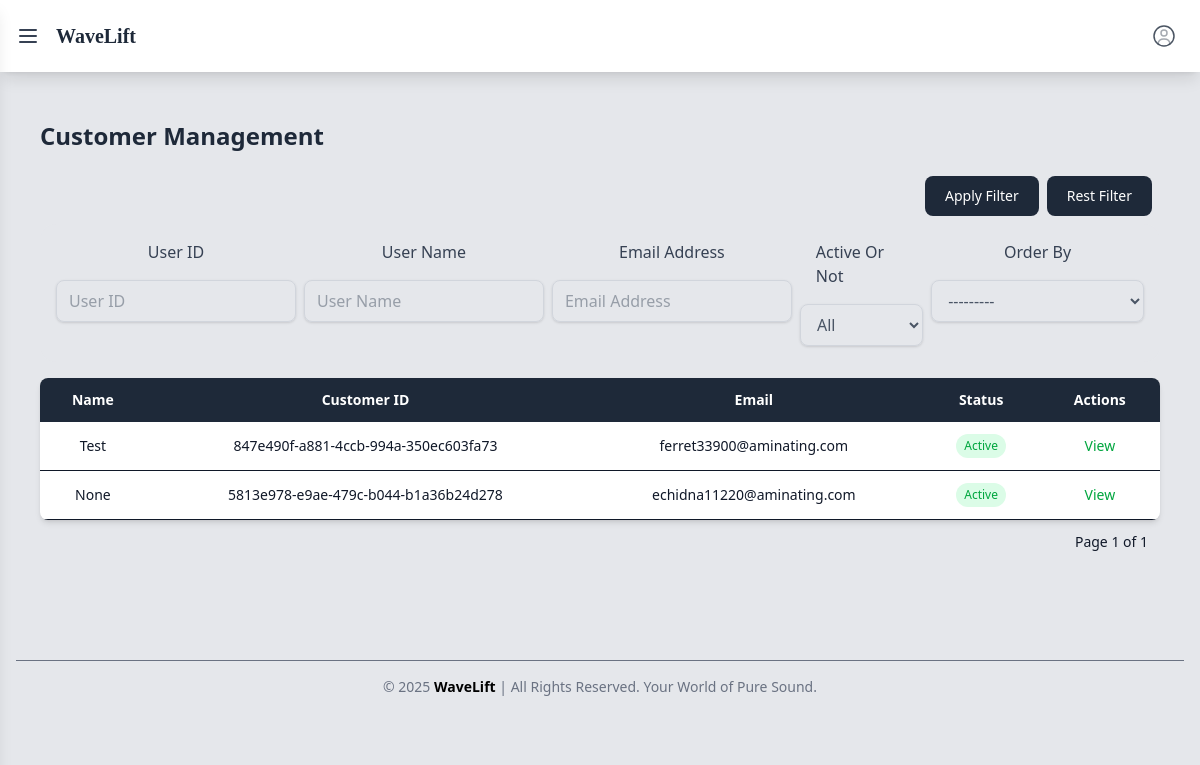
The app's page /dashboard/list/ (signed in), older data.
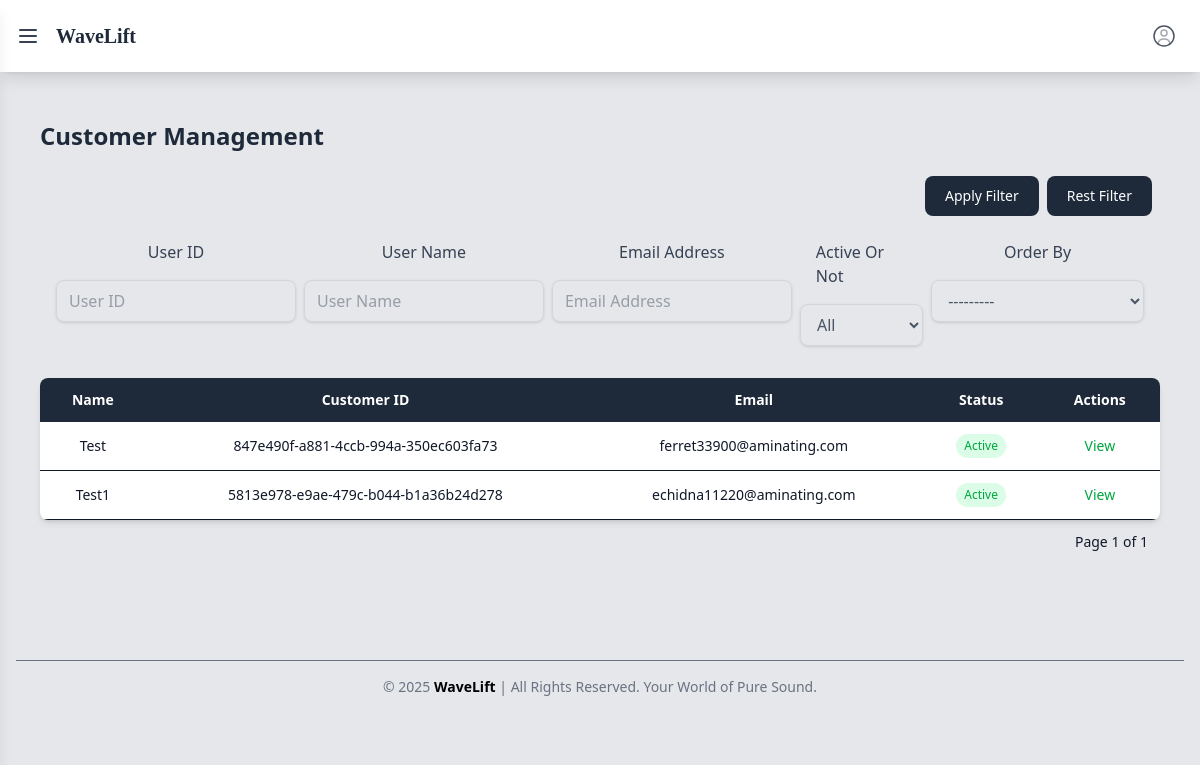
The same page, newer data.
### users/models.py (models this page shows, shortened)
class User(AbstractUser,PermissionsMixin):
    id = models.UUIDField(_('User ID'), default=uuid4, primary_key=True, editable=False)
    username = models.CharField(_('User Name'), max_length=150, null=True, blank=True, default=None)
    email = models.EmailField(_('Email Address'), unique=True, blank=False, null=False)
    phone_number = models.CharField(
        max_length=13,
        unique=True,
        null=True,
        blank=False,
        validators=[
            RegexValidator(
                regex=r'^\+?\d{9,13}$',
                message="Phone number must be in the format +910000000000. Up to 13 digits allowed."
            )
        ]
    )
    profile_img = models.ImageField(upload_to='profile_images/', blank=True, null=True)
    class Roles(models.TextChoices):
        ADMIN = 'admin', 'ADMIN'
        STAFF = 'staff', 'STAFF'
        USER = 'user', 'USER'
    role = models.CharField(
        max_length=10,
        choices=Roles.choices,
        default=Roles.USER
    )
    class ActiveStatus(models.TextChoices):
        ACTIVE = 'active', 'ACTIVE'
        INACTIVE = 'inactive', 'INACTIVE'
    status = models.CharField(
        max_length=10,
        choices=ActiveStatus.choices,
        default=ActiveStatus.ACTIVE
    )
    created_at = models.DateTimeField(auto_now_add=True)
    updated_at = models.DateTimeField(auto_now=True)
    USERNAME_FIELD = 'email'  # Use email to log in
    REQUIRED_FIELDS = ['username']  # Required when using createsuperuser
    class Meta:
        db_table="users"

### adminpanel/views.py (the view)
# urls.py: path('list/',ListUser.as_view(),name="user_list_url"),
class ListUser(LoginRequiredMixin,View):
    login_url='login_admin_url'
    template_name = "admin/user_list.html"
    def get(self,request):
        my_users= User.objects.exclude(is_superuser=1).order_by('-created_at').values('email','phone_number','is_active','username','id',"created_at")
        user_filter=UserFilter(request.GET,queryset=my_users)
        page_number = request.GET.get('page')  # Use 'page' as the query parameter
        paginator = Paginator(user_filter.qs, per_page=3)
        page_obj = paginator.get_page(page_number)  # Get the page object
        return render(request,self.template_name,{"users":user_filter.qs,'myFilter':user_filter,'pages':page_obj})

### templates/admin/user_list.html (shortened to what the changed rows need)
{% extends 'shared/base.html' %}
{% block content %}
<div class="flex flex-col lg:flex-row">
    <main class="flex-1 p-4 lg:p-6 overflow-auto transition-all duration-300" id="main-content">
        <div class="w-full max-w-7xl mx-auto">
            <div class="flex flex-wrap justify-between items-center mb-6 gap-4">
                <h2 class="text-lg sm:text-xl  lg:text-2xl font-semibold  text-gray-800">
                    Customer Management
                </h2>
            </div>
            <div class="bg-white shadow-md rounded-lg overflow-x-auto">
                <table class="w-full min-w-[640px] text-center text-sm">
                    <thead class="bg-gray-800 text-white">
                        <tr>
                            <th class="px-4 py-3">Name</th>
                            <th class="px-4 py-3">Customer ID</th>
                            <th class="px-4 py-3">Email</th>
                            <th class="px-4 py-3">Status</th>
                            <th class="px-4 py-3">Actions</th>
                        </tr>
                    </thead>
                    <tbody>
                        {%for user in pages%}
                        <tr class="border-b">
                            <td class="px-4 py-3">{{user.username}}</td>
                            <td class="px-4 py-3">{{user.id}}</td>
                            <td class="px-4 py-3">{{user.email}}</td>
                            <td class="px-4 py-3">
                                {%if user.is_active%}
                                <span class="inline-block px-2 py-1 text-green-600 bg-green-100 rounded-full text-xs">
                                    Active
                                </span>
                                {%else%}
                                <span class="inline-block px-2 py-1 text-red-600 bg-red-100 rounded-full text-xs">
                                    Not Active
                                </span>
                                {%endif%}
                            </td>
                            <td class="px-4 py-3">
                                <div class="flex justify-center gap-2 flex-wrap text-sm">
                                    <a href="{% url 'user_details_url' user.id %}"
                                        class="text-green-600 hover:underline">View</a>
                                </div>
                            </td>
                        </tr>
                        {% empty %}
                        <tr>
                            <td colspan="5" class="text-center text-red-400 font-bold text-2xl">No users match the
                                filter.</td>
                        </tr>
                        {%endfor%}
                    </tbody>
                </table>
            </div>
    </main>
</div>
{% endblock %}

Row changes from the older to the newer data that the page shows:
changed User "5813e978-e9ae-479c-b044-b1a36b24d278": username "None" → "Test1"
